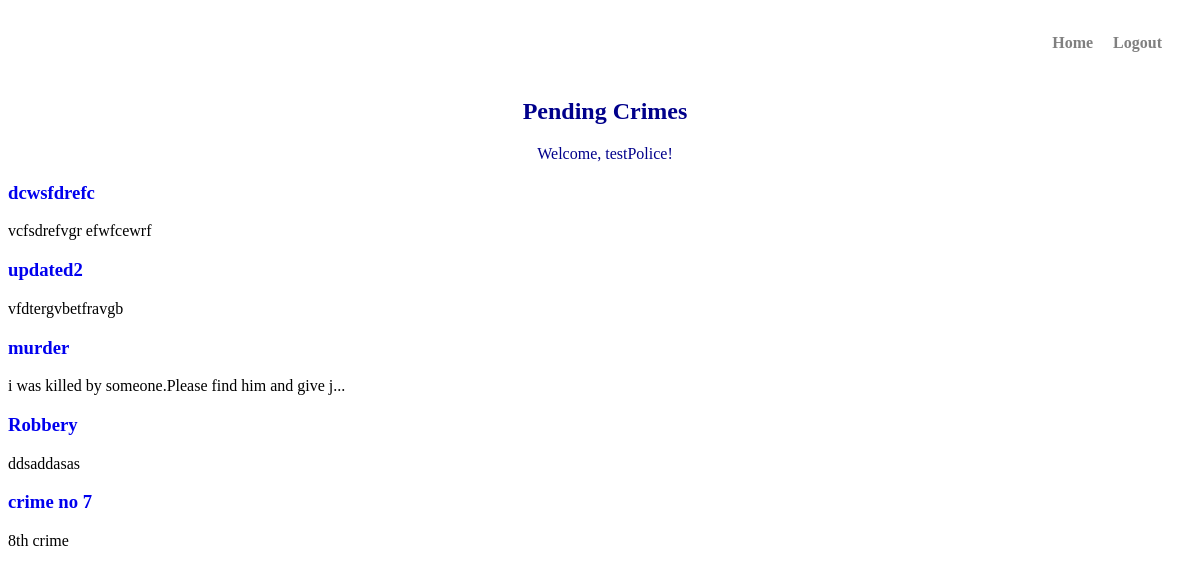
The app's page /police/selectCrime/ (signed in), older data.
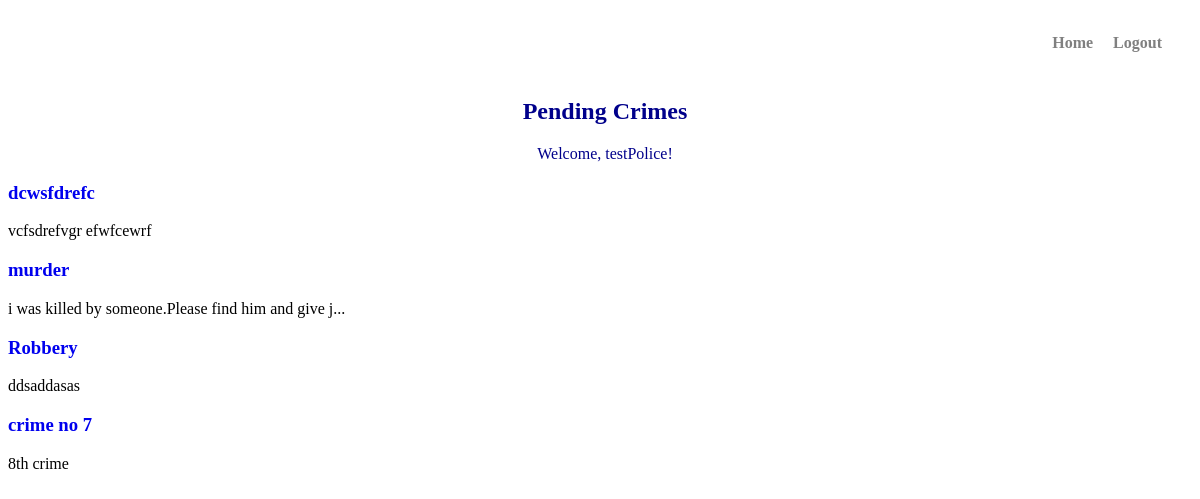
The same page, newer data.
### police/models.py (models this page shows, shortened)
class Crime(models.Model):
    statusChoice = [
        ("Completed", "Completed"),
        ("Investigating", "Investigating"),
        ("Request Pending", "Request Pending"),
    ]
    crime_type = models.CharField(max_length=50)
    description = models.TextField()
    location = models.CharField(max_length=50)
    station = models.ForeignKey(Station, on_delete=models.CASCADE)
    status = models.CharField(max_length=50, choices=statusChoice)
    submitted_by = models.ForeignKey(CivilianModel, on_delete=models.CASCADE)

### police/views.py (the view)
# urls.py: path("selectCrime/", views.view_pending_crimes, name="pendingCrimes"),
@login_required(login_url="policeLogin")
@user_passes_test(is_police, login_url="policeLogin")
def view_pending_crimes(request):
    crimes = Crime.objects.filter(
        Q(status="Request Pending") | Q(status="Investigating")
    )
    return render(request, "police_template/pendingCrimes.html", {"crimes": crimes})

### police/views.py (called while the page is built)
def is_police(user):
    return user.user_type == "Police"

### templates/police_template/pendingCrimes.html (shortened to what this page needs)
{% load static %}
<!DOCTYPE html>
<html lang="en">
<head>
    <link rel="stylesheet" href="{% static 'css/police/pendingcrimes.css' %}">
</head>
<body>
    <nav class="navbar">
        <ul>
            <li><a href="{% url 'policeHome' %}">Home</a></li>
            <li><a href="{% url 'policeLogout' %}">Logout</a></li>
        </ul>
    </nav>
    <div>
        <h2>Pending Crimes</h2>
        <div class="p"><p>Welcome, {{request.user.username}}!</p></div>
        {% for crime in crimes %}
            <h3><a href="{% url 'crime' crime.id %}">{{crime.crime_type}}</a></h3>
            {% if crime.description|length > 50 %}
                <p>{{ crime.description|slice:":50" }}...</p>
            {% else %}
                <p>{{crime.description}}</p>
            {% endif %}
        {% endfor %}
    </div>
</body>
</html>

Row changes from the older to the newer data that the page shows:
no longer on this page (row edited): Crime: crime_type "updated2", description "vfdtergvbetfravgb"
